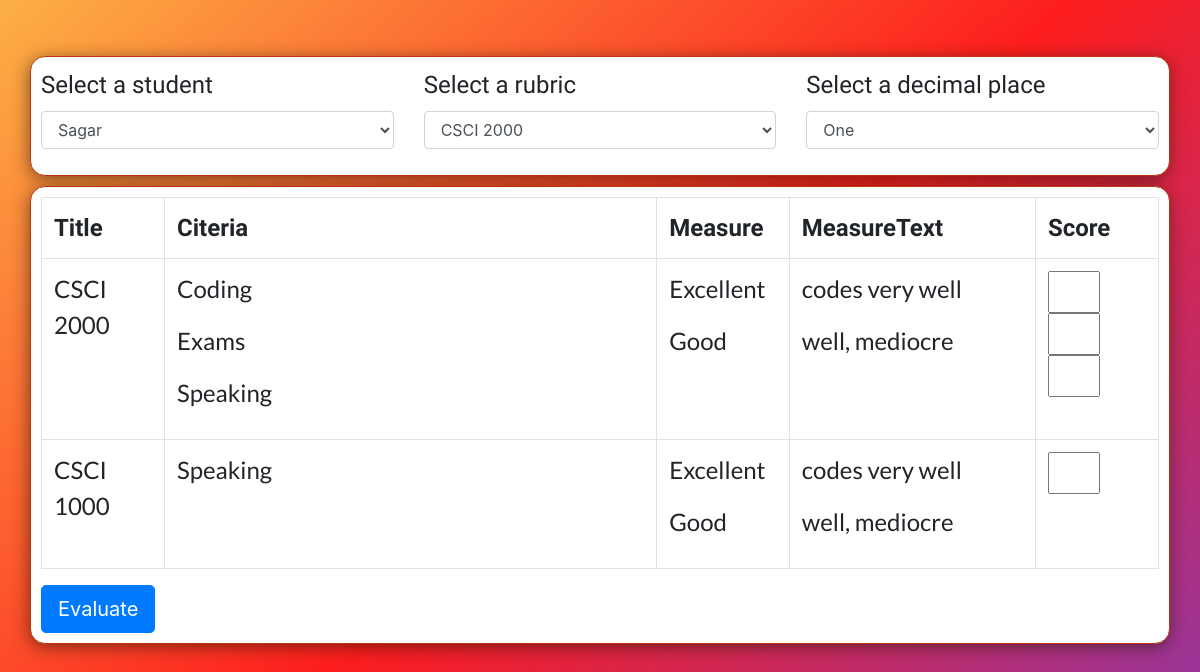
/grade, run on an earlier commit of the app's database.
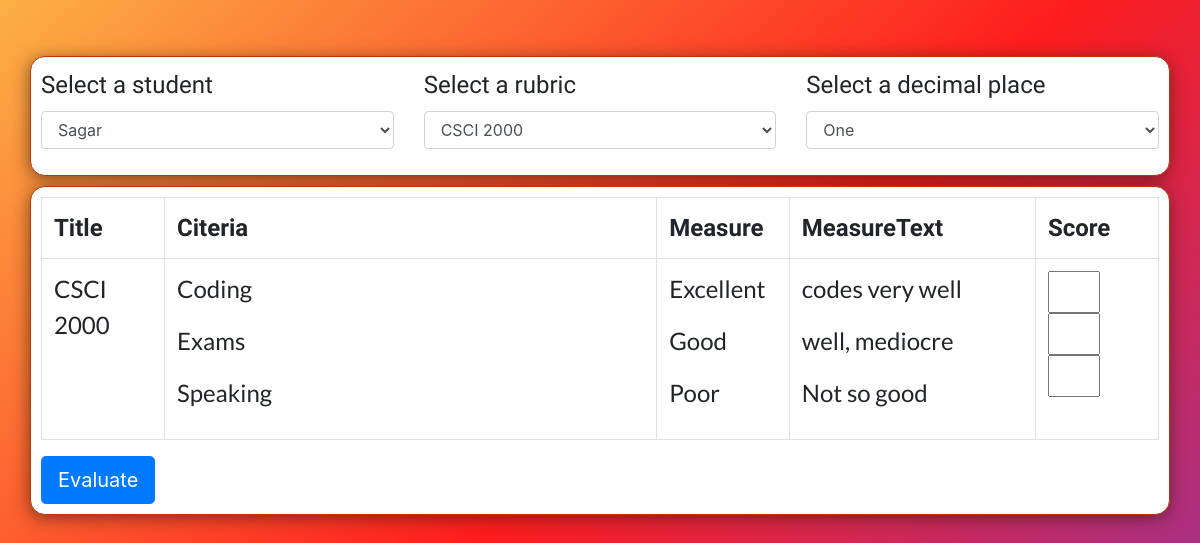
And on a later commit of the database.
### main/models.py (models this page shows, shortened)
class Rubric(models.Model):
    title = models.CharField(max_length=200, blank=True, null=True)
    created_by = models.CharField(max_length=200)
    assigned_to = models.ManyToManyField(Evaluator)
    category = models.ManyToManyField(Category)

class Category(models.Model):
    categoryTitle = models.CharField(max_length=200)
    measure = models.ManyToManyField(Measure)

class Measure(models.Model):
    measureTitle = models.CharField(max_length=200)
    measureText = models.CharField(max_length=200)
    weight = models.PositiveIntegerField(null=True, default=1)
    def __str__(self):
        return self.measureTitle

### main/views.py (the view, shortened to what this page needs)
# urls.py: path('grade', views.grade, name = 'grade'),
def grade(request):
    rubrics = Rubric.objects.all()
    measures = Measure.objects.all()
    students = Student.objects.all()
    evaluations = evaluate_rubric.objects.all()
    context = {'rubrics':rubrics, 'students': students, 'measures':measures, 'evaluations':evaluations}
    return render(request, 'main/evaluatorrubric.html',context)

### main/templates/main/evaluatorrubric.html (shortened to what this page needs)
{% extends 'base.html' %}
{% load static %}
{% block body_block %}
<div class = "container" id = "main_content">
  <form action = "{% url 'main:grade' %}" method = "POST" >
<div class = "row">
  <div class = "col-lg-4">
  <div class="form-group">
    <label for="exampleFormControlSelect1">Select a student</label>
    <select class="form-control" id="exampleFormControlSelect1" name="student_dd">
      {% for student in students %}
        <option value = "{{student.name}}">{{student.name}}</option>
      {%endfor%}
    </select>
  </div>
</div>
  <div class = "col-lg-4">
  <div class="form-group">
    <label for="exampleFormControlSelect1">Select a rubric</label>
    <select class="form-control" id="exampleFormControlSelect1" name = "rubric_dd">
      {% for rubric in rubrics %}
        <option>{{rubric.title}}</option>
      {%endfor%}
    </select>
  </div>
  </div>
    <div class = "col-lg-4">
  <div class="form-group">
    <label for="exampleFormControlSelect1">Select a decimal place</label>
    <select class="form-control" id="exampleFormControlSelect1" name="decimal_dd">
        <option value = "1">One</option>
    </select>
  </div>
</div>
</div>
</div>
<div class = "container" id = "main_content" style="margin-top:10px;">
      <table  id="rubricbase" class="table table-bordered">
          <tr id=headerRow>
            <th width="10%">Title</th>
               <th width="40%">Citeria</th>
               <th width="10%">Measure</th>
               <th width="20%">MeasureText</th>
               <th width="10%"> Score </th>
          </tr>
          <tr id="second_row">
  {% for r in rubrics %}
  <td class="category">
    <p>{{r.title}}</p>
  </td>
  <td class="category">
    {% for cat in r.category.all %}
      <p>{{cat.categoryTitle}}</p>
    {%endfor%}
  </td>
  <td class="category">
          {% for mea in measures.all %}
            <p>{{mea}}</p>
          {%endfor%}
  </td>
  <td class="category">
    {% for mea in measures.all %}
      <p>{{mea.measureText}}</p>
    {%endfor%}
  </td>
  <td class="category">
    {% for cat in r.category.all %}
        <input type = "number" name = "score{{cat.id}}" min="1" max="5">
    {%endfor%}
  </td>
    </tr>
  {% endfor %}
</table>
<button type = "submit" class = "btn btn-primary btn-lg"> Evaluate </button>
</div>
{%endblock%}

What changed in the data, as far as the page shows it:
removed Rubric: title "CSCI 1000", Category (categoryTitle "Speaking"), Measure (measureTitle "Excellent", measureText "codes very well"), Measure (measureTitle "Good", measureText "well, mediocre")
added Measure: measureTitle "Poor", measureText "Not so good"
